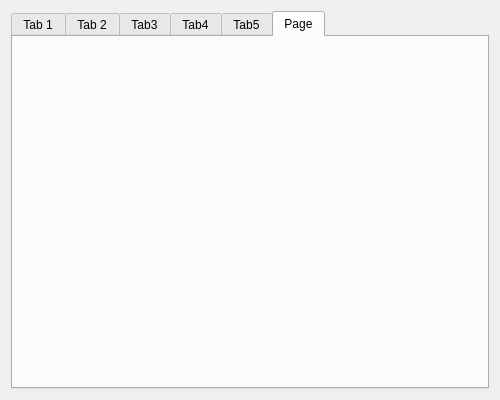
<?xml version="1.0" encoding="UTF-8"?>
<ui version="4.0">
 <class>MainWidget</class>
 <widget class="QWidget" name="MainWidget">
  <property name="enabled">
   <bool>true</bool>
  </property>
  <property name="geometry">
   <rect>
    <x>0</x>
    <y>0</y>
    <width>500</width>
    <height>400</height>
   </rect>
  </property>
  <property name="windowTitle">
   <string>MainWidget</string>
  </property>
  <layout class="QVBoxLayout" name="verticalLayout">
   <item>
    <widget class="QTabWidget" name="pTabWidget">
     <property name="currentIndex">
      <number>5</number>
     </property>
     <widget class="QWidget" name="pTab1">
      <attribute name="title">
       <string>Tab 1</string>
      </attribute>
     </widget>
     <widget class="QWidget" name="pTab2">
      <attribute name="title">
       <string>Tab 2</string>
      </attribute>
     </widget>
     <widget class="QWidget" name="pTab3">
      <attribute name="title">
       <string>Tab3</string>
      </attribute>
     </widget>
     <widget class="QWidget" name="pTab4">
      <attribute name="title">
       <string>Tab4</string>
      </attribute>
     </widget>
     <widget class="QWidget" name="pTab5">
      <attribute name="title">
       <string>Tab5</string>
      </attribute>
     </widget>
     <widget class="QWidget" name="pTab6">
      <attribute name="title">
       <string>Page</string>
      </attribute>
     </widget>
    </widget>
   </item>
  </layout>
 </widget>
 <resources/>
 <connections/>
</ui>
